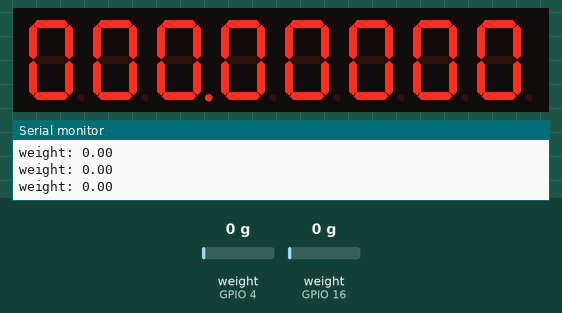
This sketch was run on a simulated ESP32. On the bench: 8-digit seven-segment display, the last lines printed to the serial monitor. Wiring (inferred from the names in the program): MAX7219 LED driver: CS GPIO 19. The test bench sets the inputs (shaded band); at power-on: weight on the scale (sensors on GPIO 4, GPIO 16) 0 g. Nothing arrives over Bluetooth unless stated; a phone connects over Bluetooth LE 3 s after start.

Above: at 3.2 s.
3.3 s: weight on the scale (sensor on GPIO 4) set to 150 g
At 4.0 s:
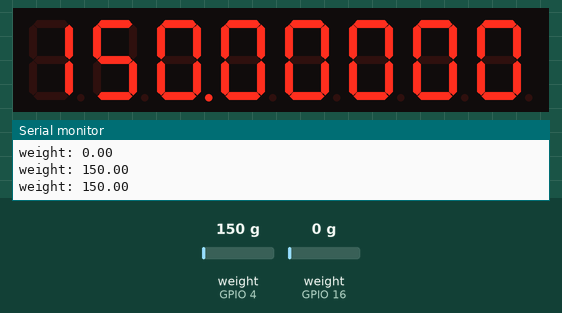
4.9 s: weight on the scale (sensor on GPIO 16) set to 100 g
At 5.3 s:
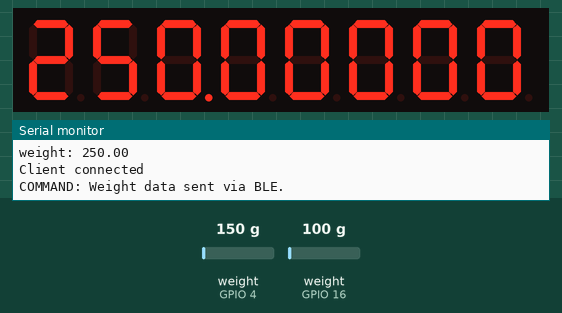
6.4 s: weight on the scale (sensor on GPIO 4) set to 100 g
At 7.4 s:
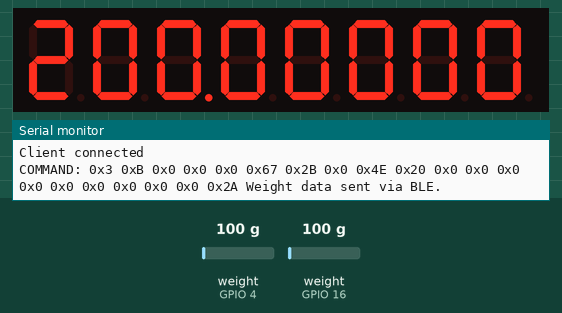
Timing chart, 0 to 9.4 s (numbered marks = the images above; inputs shaded):
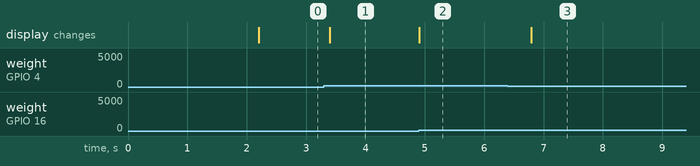

Measured:
- after the input at 3.3 s, the display: changes after 0.10 s (image 1)
- after the input at 4.9 s, the display: changes at once (image 2)
- after the input at 6.4 s, the display: changes after 0.39 s (image 3)

The sketch:

gesamt.ino
```cpp
#include <Arduino.h>
#include <NimBLEDevice.h>
#include <SPI.h>
#include "HX711.h"

//BLE variables
static NimBLEServer* pServer;

//setting 20 byte weight value package based on https://github.com/BooKooCode/OpenSource/blob/main/bookoo_mini_scale%2Fprotocols.md
//functionality only to interface with: https://github.com/kstam/esp-arduino-ble-scales/tree/v3
//values that never change are set below
uint8_t WEIGHT_DATA[20] = {0}; //initalizes an array with all values set to 0x00
uint8_t COMMAND_DATA[6] = {0};
const std::string TARE_COMMAND_STRING("\x03\x0A\x01\x00\x00\x08", 6);
//these could probably be handleded differently
const size_t WEIGHT_DATA_LENGTH = 20;
const size_t COMMAND_DATA_LENGTH = 6;

// HX711 pin assignment
const int LOADCELL1_DOUT_PIN = 4;
const int LOADCELL1_SCK_PIN = 5;

const int LOADCELL2_DOUT_PIN = 16;
const int LOADCELL2_SCK_PIN = 5;

HX711 scale1, scale2;

// Pins für MAX7219-Verbindung
#define DATA_PIN  22   // DIN-Pin des MAX7219
#define CLK_PIN   23   // CLK-Pin des MAX7219
#define CS_PIN     19   // CS-Pin des MAX7219

// MAX7219-Befehle
#define MAX7219_REG_NOOP        0x00
#define MAX7219_REG_DIGIT0      0x01
#define MAX7219_REG_DIGIT1      0x02
#define MAX7219_REG_DIGIT2      0x03
#define MAX7219_REG_DIGIT3      0x04
#define MAX7219_REG_DIGIT4      0x05
#define MAX7219_REG_DIGIT5      0x06
#define MAX7219_REG_DIGIT6      0x07
#define MAX7219_REG_DIGIT7      0x08
#define MAX7219_REG_DECODEMODE  0x09
#define MAX7219_REG_INTENSITY   0x0A
#define MAX7219_REG_SCANLIMIT   0x0B
#define MAX7219_REG_SHUTDOWN    0x0C
#define MAX7219_REG_DISPLAYTEST 0x0F

void setup() {
    Serial.begin(9600);

    //Init 7 Seg
    pinMode(CS_PIN, OUTPUT);
    SPI.begin(CLK_PIN, -1, DATA_PIN, CS_PIN);
    // MAX7219 initialisieren
    sendCommand(MAX7219_REG_SCANLIMIT, 0x07);   // Alle 8 Stellen aktivieren
    sendCommand(MAX7219_REG_DECODEMODE, 0xFF);  // 7-Segment-Decodierung aktivieren
    sendCommand(MAX7219_REG_INTENSITY, 0x08);   // Helligkeit einstellen
    sendCommand(MAX7219_REG_SHUTDOWN, 0x01);    // Normaler Betrieb


    //initialize scale
    scale1.begin(LOADCELL1_DOUT_PIN, LOADCELL1_SCK_PIN);
    scale2.begin(LOADCELL2_DOUT_PIN, LOADCELL2_SCK_PIN);

    scale1.set_scale(1265);  // Adjust this value based on calibration.
    scale2.set_scale(1265);
    scale1.tare();  // Reset the scale to 0
    scale2.tare();

    //setting values in weight data array
    WEIGHT_DATA[0] = 0x03; //PRODUCT NUMBER
    WEIGHT_DATA[1] = 0x0B; //TYPE
    WEIGHT_DATA[5] = 'g'; //unit of weight *note that I don't know if this is correct to set grams

    //BLE server setup//
    //Setup to emulate the BooKoo Mini BLE Transmission Protocol here: https://github.com/BooKooCode/OpenSource/blob/main/bookoo_mini_scale%2Fprotocols.md
    //Initalize the library
    NimBLEDevice::init("BOOKO");

    pServer = NimBLEDevice::createServer();

    NimBLEService* pWeightService = pServer->createService("0FFE");


    NimBLECharacteristic* pWeightCharacteristic = pWeightService->createCharacteristic("FF11", NIMBLE_PROPERTY::READ | NIMBLE_PROPERTY::NOTIFY, 20); //weight command characteristic
    pWeightCharacteristic->setValue(WEIGHT_DATA);

    NimBLECharacteristic* pCommandCharacteristic = pWeightService->createCharacteristic("FF12", NIMBLE_PROPERTY::READ | NIMBLE_PROPERTY::WRITE | NIMBLE_PROPERTY::NOTIFY, 6);
    pCommandCharacteristic->setValue(COMMAND_DATA);

    // Start the services when finished creating all Characteristics and Descriptors //
    pWeightService->start();

    NimBLEAdvertising* pAdvertising = NimBLEDevice::getAdvertising();
    pAdvertising->addServiceUUID("0FFE"); // advertise the UUID of our service
    pAdvertising->setName("BOOKO"); // advertise the device name
    pAdvertising->start();
}


void loop() { //would be nice to move some of this code to functions for readability
    //reads scale in grams based on scale factor
    float weight1 = scale1.get_units();
    float weight2 = scale2.get_units();
    //Serial output of load cells for manual calibration. Calibration could be improved so you aren't just guessing and checking the scale factor and then reflashing but that seems hard
    Serial.print("weight: ");
    Serial.println(weight1 + weight2);

    //Updates weight data if BLE is connected and service is running
    if (pServer->getConnectedCount()) {
      Serial.println("Client connected");

      NimBLEService* pSvc = pServer->getServiceByUUID("0FFE");

      if (pSvc) {
        NimBLECharacteristic* pCChr = pSvc->getCharacteristic("FF12");
        NimBLECharacteristic* pWChr = pSvc->getCharacteristic("FF11");

        //checks for tare command,adjusts tare value if tare command is present, resets command value after tare is complete
        if (pCChr) {
          std::string COMMAND = pCChr->getValue();
          Serial.print("COMMAND: ");
          for (size_t i = 0; i < COMMAND.length(); i++) {
              Serial.print("0x");
              Serial.print((uint8_t)COMMAND[i], HEX);
              Serial.print(" ");
          }
            if (COMMAND == TARE_COMMAND_STRING) {
            scale1.tare();
            scale2.tare();
            uint8_t zeroCommand[COMMAND_DATA_LENGTH] = {0};
            pCChr->setValue(zeroCommand, COMMAND_DATA_LENGTH);
            Serial.println("TARED");
            }

        //Updates WEIGHT_DATA
          if (pWChr) {
            int32_t weightInt = static_cast<int32_t>((weight1+weight2) * 100); // Multiply by 100 to preserve 2 decimal places
            WEIGHT_DATA[6] = (weightInt < 0) ? 45 : 43; // '-' for negative, '+' for positive
            uint32_t absWeight = static_cast<uint32_t>(abs(weightInt));
            WEIGHT_DATA[7] = (absWeight >> 16) & 0xFF;
            WEIGHT_DATA[8] = (absWeight >> 8) & 0xFF;
            WEIGHT_DATA[9] = absWeight & 0xFF;

            //update checksum
            uint8_t checksum = 0;
            for (size_t i = 0; i < WEIGHT_DATA_LENGTH - 1; ++i) {
                checksum ^= WEIGHT_DATA[i];
            }
            WEIGHT_DATA[19] = checksum;
            pWChr->setValue(WEIGHT_DATA, sizeof(WEIGHT_DATA));
            pWChr->notify();
            Serial.println("Weight data sent via BLE.");
          }
        }
      }
    }
    //Write data to 7 Segment
    print_format_scale(weight1 + weight2);
    delay(100); //TODO tuning of delay and implementation of powersaving via sleep() or some other function.
}


void print_format_scale(double num) {
 //displayLeftWithComma(formatted, -1);
      if(num < 0) num = 0;
      if(num < 10) {
        displayLeftWithComma(num*10, 1);
      }
      else if(num  < 100) {
        displayLeftWithComma(num*10, 1);
      }
      else if(num  < 1000) {
        displayLeftWithComma(num*10, 1);
      }
}

// Funktion zur Steuerung der linken vier Stellen mit Komma
void displayRightWithComma(uint16_t number, uint8_t commaPosition) {
    for (int i = 0; i < 4; i++) {
        uint8_t digit = number % 10;           // Extrahiere die letzte Ziffer
        if (i == commaPosition) {
            digit |= 0b10000000;               // Dezimalpunkt aktivieren
        }
        sendCommand(MAX7219_REG_DIGIT0 + i, digit); // Digit3 bis Digit0 (linke Seite)
        number = (number-digit)/10;
    }
}

// Funktion zur Steuerung der rechten vier Stellen mit Komma
void displayLeftWithComma(uint16_t number, uint8_t commaPosition) {
    for (int i = 0; i < 4; i++) {
        uint8_t digit = number % 10;           // Extrahiere die letzte Ziffer
        if (i == commaPosition) {
            digit |= 0b10000000;               // Dezimalpunkt aktivieren
        }
        sendCommand(MAX7219_REG_DIGIT4 + i, digit); // Digit7 bis Digit4 (rechte Seite)
        number /= 10;
    }
}

// Funktion zum Senden von Befehlen an den MAX7219
void sendCommand(uint8_t reg, uint8_t data) {
    digitalWrite(CS_PIN, LOW);               // Chip-Select aktivieren
    SPI.transfer(reg);                       // Register senden
    SPI.transfer(data);                      // Daten senden
    digitalWrite(CS_PIN, HIGH);              // Chip-Select deaktivieren
}
```
